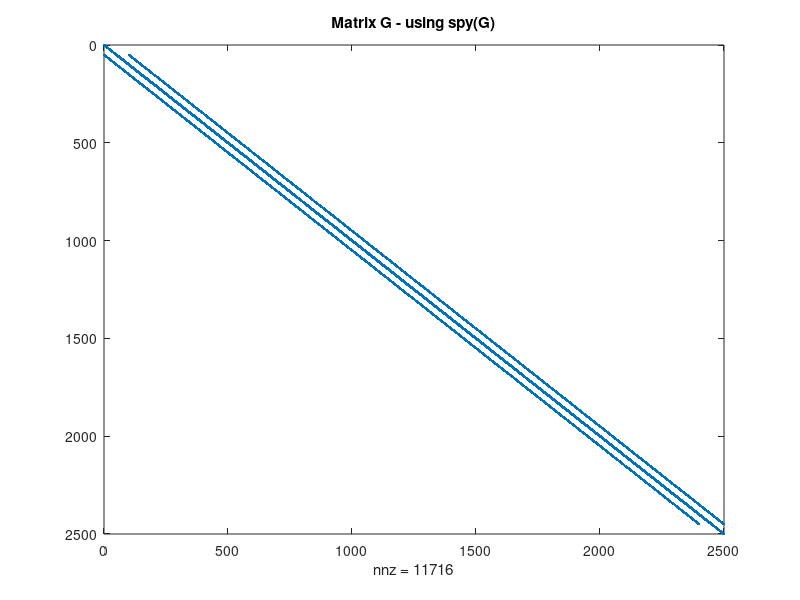
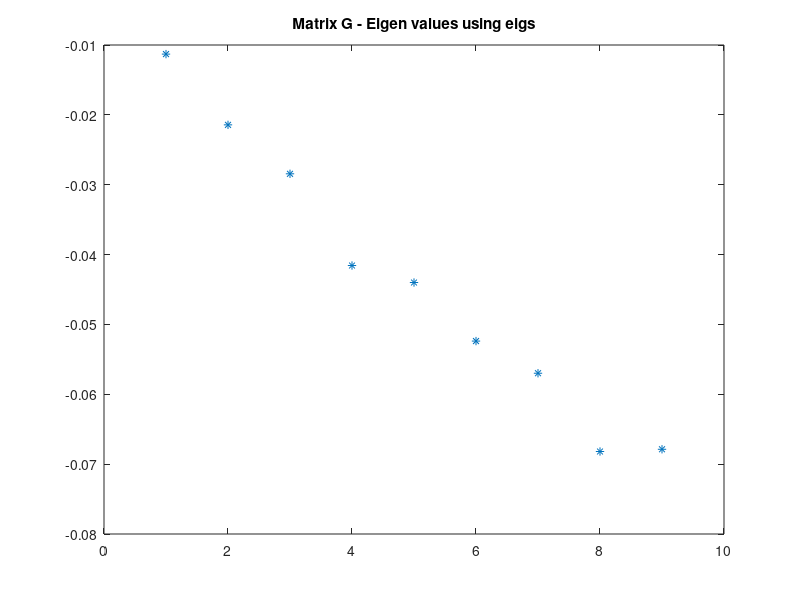
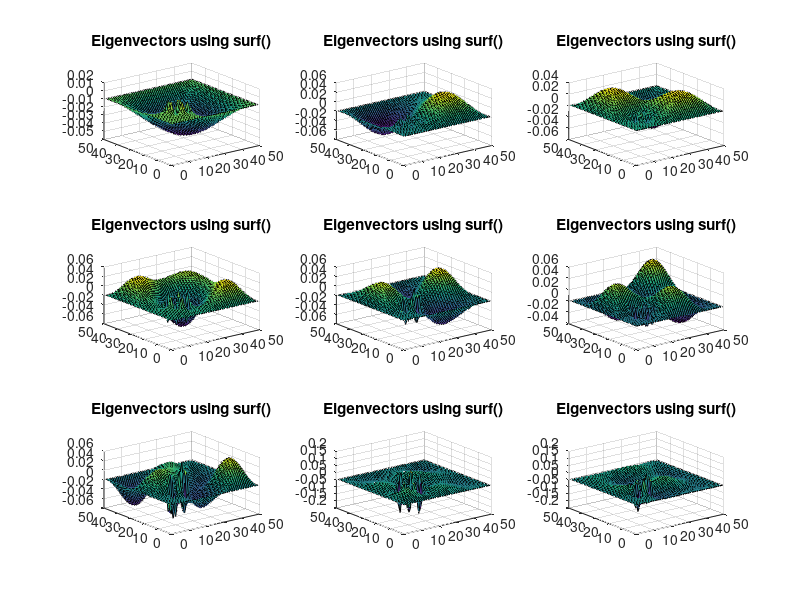

MATLAB code for these plots, in order:
%PA5 - winter 2022 ELEC 4700 Harmonic Wave Equation in 2D FD and Modes
%11 feb 2022
%Alina Jacobson

clear all;
close all;

set(0,'DefaultFigureWindowStyle','docked')

global C

%initialize global constants
C.q_0 = 1.60217653e-19;             % electron charge
C.hb = 1.054571596e-34;             % Dirac constant
C.h = C.hb * 2 * pi;                 % Planck constant
C.m_0 = 9.10938215e-31;             % electron mass
C.kb = 1.3806504e-23;               % Boltzmann constant
C.eps_0 = 8.854187817e-12;          % vacuum permittivity
C.mu_0 = 1.2566370614e-6;           % vacuum permeability
C.c = 299792458;                    % speed of light
C.g = 9.80665;                      %metres (32.1740 ft) per s²

% i - Initially set nx = ny = 50;
nx=50;
ny=50;

% nx=65;          %with different values - larger enteries 3000
% ny=50;          %and non-zeros increases 15120

% i -Create a sparse G matrix (nx*ny,nx*ny) in size.
G=sparse(nx*ny,nx*ny);
newG = zeros(nx,ny);       %for remapping - initial matrix all zeros

%loop through to set the BC’s nodes diagonal value G(m,m) to 1 
%and all other entries to 0 (G(m,:))
for i=1:nx      %nx

    for j=1:ny  %ny
        
%         (i,j) -> n
%         (i-1,j) -> nxm
%         (i+1,j) -> nxp
%         (i,j-1) -> nym
%         (i,j+1) -> nyp

        %mapping equation n=j+(i-1)*ny
        n = j + (i-1) * ny;     
        nxm = j + (i-2) * ny;	
        nxp = j + i * ny;        
        nym = j-1 + (i-1) * ny; 
        nyp = j+1 + (i-1) * ny; 

        % ii -set BC’s nodes diagonal value G(m,m) to 1 else other entries to 0 (G(m,:))
        if (i==1 || i==nx )
            G(n,n)=1; 
        elseif(j==1||j==ny)
            G(n,n)=1;
        else
            
        % iii - For the bulk nodes the G entries are set by the FD equation
        %previous entry for nx and ny
        
        %using -4 in the G matrix diagonal - inner region equation
        G(n,n) = -4;
     
        G(n,nxm) = 1;
        G(n,nxp) = 1; 
        G(n,nym) = 1;
        G(n,nyp) = 1;
        
        
        % ix change to -2
        if i > 10 && i < 20 && j > 10 && j < 20
            G(n,n) = -2;
        end
      
        end
    end
end

% iV - plot G matrix - square matrix - number of unknowns by number of unknows
% spy() plots all the non-zeros ( zoomed in shows 5 enteries)
figure(1)
spy(G)                          % non-zeros=11520   number of enteries = 2500
title('Matrix G - using spy(G)')

% v - Use [E,D] = eigs(g,9,’SM’) to get 9 eigenvectors and values. 
% E is a matrix of vectors and D’s diagonal is the eigenvalues.
%plot the  Eigen Values
[E,D] = eigs(G, 9, 'SM');

figure(2)
ev=diag(D);          %diagonal is the eigenvalues
plot(ev, '*');
title('Matrix G - Eigen values using eigs')


%vii. Plot the eigenvectors using surf(). 
%will need to remap them onto a matrix that is (nx,ny) in size. 
for z = 1:9                 %outputs 3x3
    matrixE=E(:,z);         %define matrix E with value range
    
    %loop again for nx
    for i=1:nx
        
        %loop again for ny
        for j=1:ny
            
            %remap using same map equation as above
            n = j + (i-1) * ny;  
            newG(i,j)= matrixE(n);     %newG matrix is given matrixE defined above
        end
        
        
    end
    
    %output plot on same page 3x3 with 9 surface plots
    plotALL = z;
    figure(3)
    subplot(3,3,plotALL);
    surf(newG);
    title('Eigenvectors using surf()')    
    
end

        
